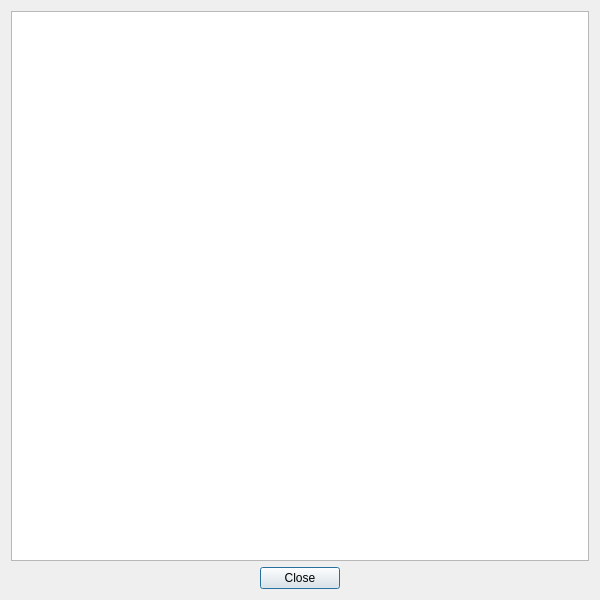
<?xml version="1.0" encoding="UTF-8"?>
<ui version="4.0">
 <class>APIResponse</class>
 <widget class="QDialog" name="APIResponse">
  <property name="geometry">
   <rect>
    <x>0</x>
    <y>0</y>
    <width>600</width>
    <height>600</height>
   </rect>
  </property>
  <property name="minimumSize">
   <size>
    <width>600</width>
    <height>600</height>
   </size>
  </property>
  <property name="windowTitle">
   <string>API response</string>
  </property>
  <layout class="QGridLayout" name="gridLayout">
   <item row="1" column="0" alignment="Qt::AlignHCenter">
    <widget class="QPushButton" name="ok_button">
     <property name="text">
      <string>Close</string>
     </property>
     <property name="default">
      <bool>true</bool>
     </property>
    </widget>
   </item>
   <item row="0" column="0">
    <widget class="QPlainTextEdit" name="res">
     <property name="textInteractionFlags">
      <set>Qt::LinksAccessibleByKeyboard|Qt::LinksAccessibleByMouse|Qt::TextBrowserInteraction|Qt::TextEditable|Qt::TextEditorInteraction|Qt::TextSelectableByKeyboard|Qt::TextSelectableByMouse</set>
     </property>
    </widget>
   </item>
  </layout>
 </widget>
 <resources/>
 <connections/>
</ui>
